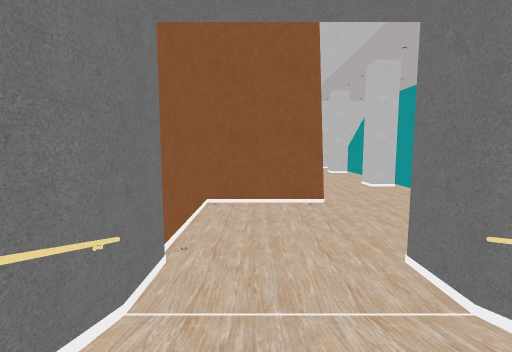
[1] (above)

16 first-person views from a walk through a Unity game level. The camera is 1.2 m above the floor, tilts 6° down and sees 85° across. The floor is counted in squares, 1 m on a side. Each view is taken from the middle of a square. On the plan, view 1 faces up. The plan holds only what a view shows up to about 13 squares ahead; the rest is blank. The place goes on beyond the plan. The player is left out. Some surface patterns are stand-ins.

[2]
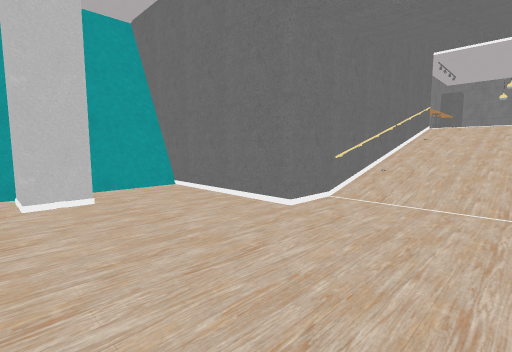

[3]
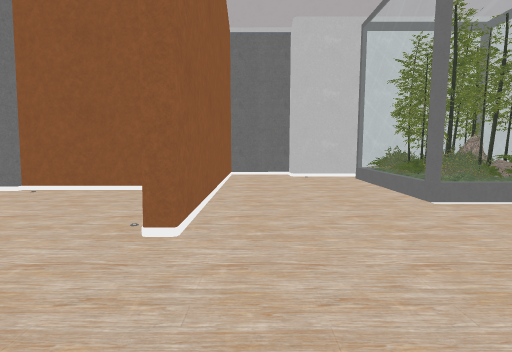

[4]
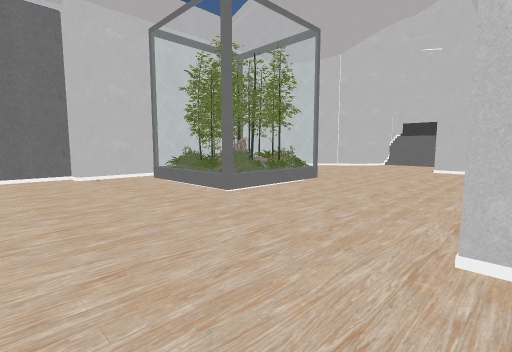

[5]
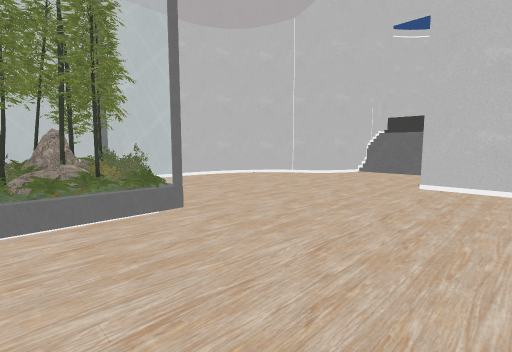

[6]
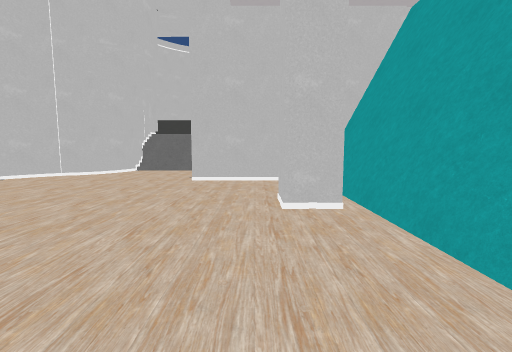

[7]
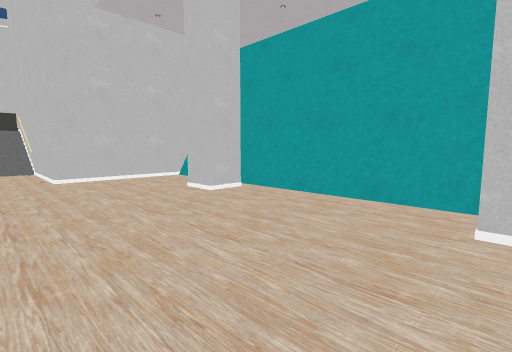

[8]
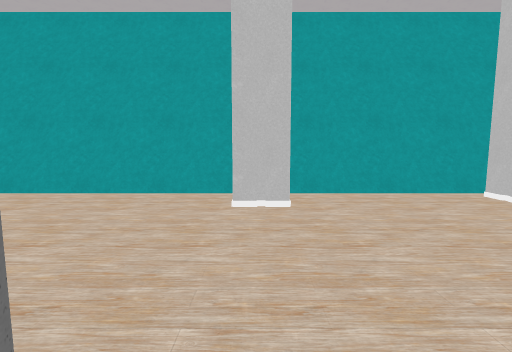

[9]
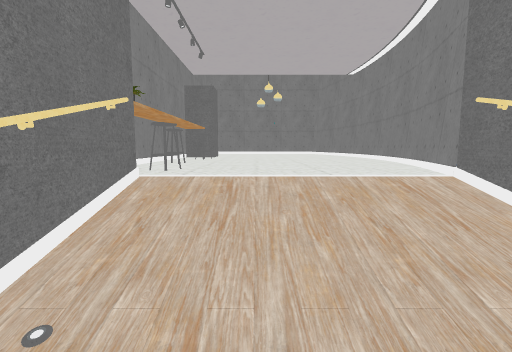

[10]
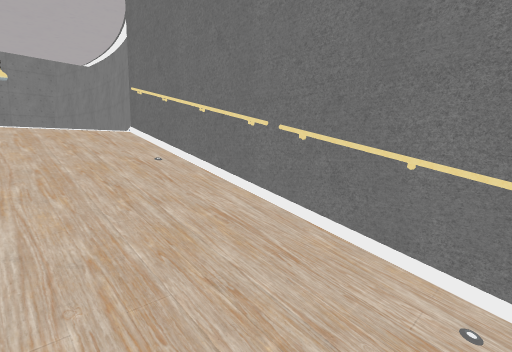

[11]
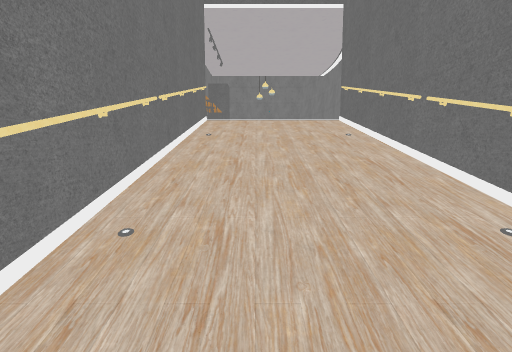

[12]
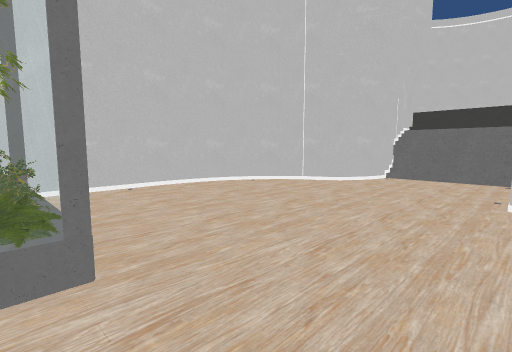

[13]
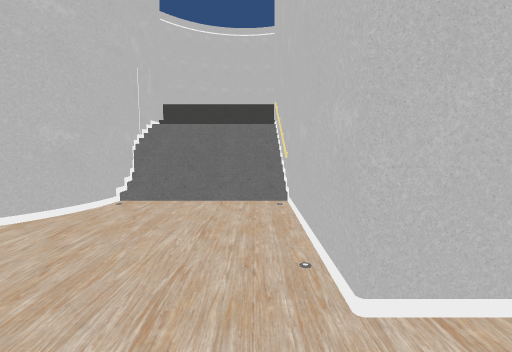

[14]
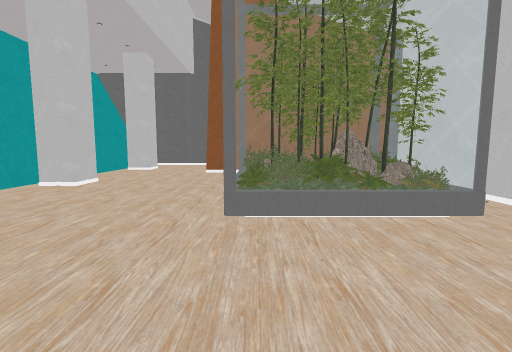

[15]
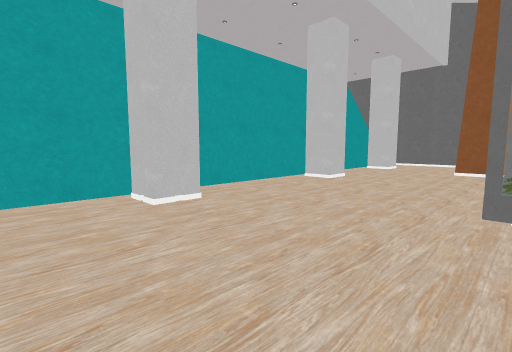

[16]
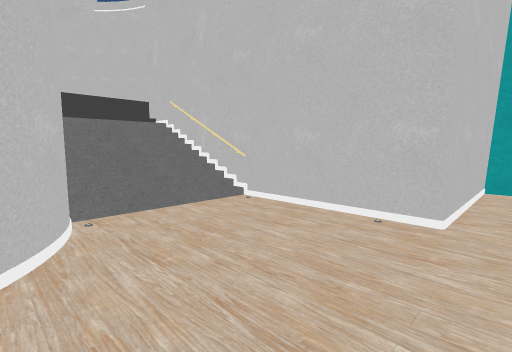

### Floor plan
Key: @ floor where view 1 was taken; # wall or solid block; . main floor; : floor 2 m higher than the main floor; / step, stairs or slope; = window, fence, low wall or low ledge; P pillar; R railing; S stool; O other object.
Columns run from 6 left of view 1 to 8 right of it. Each row starts with its distance up from view 1.
 34     ##  ##
 33      :::
 32     #////R
 31     #////R
 30     ##///R
 29      #///#
 28     ##...#
 27   ###....#
 26   #......#
 25  ##......######
 24  #...........=#
 23  #...........=#
 22  #...........=#
 21  #..........PP#
 20  #..........P##
 19  #.OOOO......=#
 18  #OOOOO......=#
 17  #OOO O......=#
 16  #OOOOO......=#
 15  #OOOOO......=#
 14  #..........PP#
 13 ##..........P##
 12 #............=#
 11 #............=#
 10 #########....=#
  9     #........=#
  8     #.......PP#
  7     #.......P##
  6     #........=#
  5     #........=#
  4     #....####=#
  3     #....#
  2     #R//R#
  1     #R//R#
  0     #R@/R#
 -1     #////#
 -2     #R//R#
 -3     #R//R#
 -4     #R//R#
 -5     #////#
 -6     O::::O
 -7     #   SO
 -8    ##    S
 -9    #     O
-10    #     O
-11    O     O
-12    #     P#
-13    #     P
-14    O
-15    O#
-16    OO

Where each view was taken, in squares from view 1:
view 1: 0 up, 0 right, facing up
view 2: 9 up, 1 left, facing down-right
view 3: 11 up, 6 right, facing left
view 4: 10 up, 6 right, facing up-left
view 5: 16 up, 5 right, facing up-left
view 6: 15 up, 5 right, facing up
view 7: 14 up, 1 right, facing up-right
view 8: 14 up, 0 right, facing right
view 9: 2 down, 1 right, facing down
view 10: 1 up, 1 right, facing down-left
view 11: 3 up, 1 right, facing down
view 12: 18 up, 3 right, facing up-left
view 13: 23 up, 2 right, facing up
view 14: 23 up, 0 right, facing down
view 15: 24 up, 0 right, facing down-right
view 16: 24 up, 2 left, facing up-right
